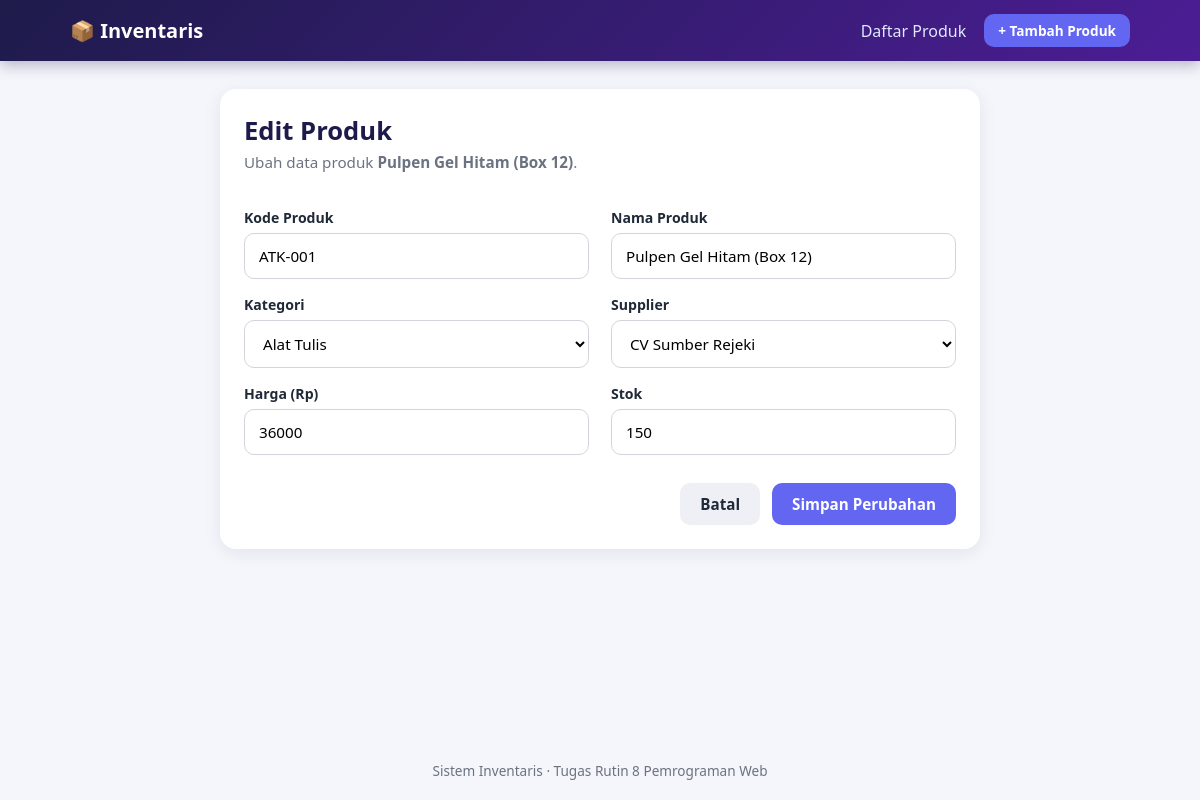
Page /edit.php?id=2 on the committed database.
### tables this page shows
CREATE TABLE produk (
    id          INT UNSIGNED AUTO_INCREMENT PRIMARY KEY,
    kode_produk VARCHAR(20)  NOT NULL UNIQUE,
    nama_produk VARCHAR(150) NOT NULL,
    kategori_id INT UNSIGNED NOT NULL,
    supplier_id INT UNSIGNED NOT NULL,
    harga       DECIMAL(12,0) NOT NULL,
    stok        INT UNSIGNED NOT NULL DEFAULT 0,
    created_at  TIMESTAMP NOT NULL DEFAULT CURRENT_TIMESTAMP,
    CONSTRAINT fk_produk_kategori FOREIGN KEY (kategori_id)
        REFERENCES kategori(id) ON UPDATE CASCADE ON DELETE RESTRICT,
    CONSTRAINT fk_produk_supplier FOREIGN KEY (supplier_id)
        REFERENCES supplier(id) ON UPDATE CASCADE ON DELETE RESTRICT
);

CREATE TABLE kategori (
    id            INT UNSIGNED AUTO_INCREMENT PRIMARY KEY,
    nama_kategori VARCHAR(100) NOT NULL UNIQUE,
    deskripsi     VARCHAR(255) NULL
);

CREATE TABLE supplier (
    id            INT UNSIGNED AUTO_INCREMENT PRIMARY KEY,
    nama_supplier VARCHAR(100) NOT NULL,
    telepon       VARCHAR(20)  NOT NULL,
    alamat        VARCHAR(255) NULL
);

### includes/functions.php (called while the page is built, shortened)
<?php
require_once __DIR__ . '/../config/database.php';
function db(): PDO
{
    return Database::getInstance()->getConnection();
}
function e($text): string
{
    return htmlspecialchars((string)$text, ENT_QUOTES, 'UTF-8');
}
function getKategoriList(): array
{
    $stmt = db()->prepare('SELECT id, nama_kategori FROM kategori ORDER BY nama_kategori ASC');
    $stmt->execute();
    return $stmt->fetchAll();
}
function getSupplierList(): array
{
    $stmt = db()->prepare('SELECT id, nama_supplier FROM supplier ORDER BY nama_supplier ASC');
    $stmt->execute();
    return $stmt->fetchAll();
}
function getProdukById(int $id): ?array
{
    $sql = 'SELECT p.*, k.nama_kategori, s.nama_supplier
            FROM produk p
            INNER JOIN kategori k ON p.kategori_id = k.id
            INNER JOIN supplier s ON p.supplier_id = s.id
            WHERE p.id = :id';
    $stmt = db()->prepare($sql);
    $stmt->execute([':id' => $id]);
    $row = $stmt->fetch();
    return $row ?: null;
}
function validateIdParam($value): ?int
{
    $id = filter_var($value, FILTER_VALIDATE_INT, ['options' => ['min_range' => 1]]);
    return $id === false ? null : $id;
}

### config/database.php (called while the page is built, shortened)
<?php
class Database
{
    private static ?Database $instance = null;
    private PDO $pdo;
    private function __construct()
    {
        $dsn = 'mysql:host=' . self::DB_HOST . ';dbname=' . self::DB_NAME . ';charset=utf8mb4';
        try {
            $this->pdo = new PDO($dsn, self::DB_USER, self::DB_PASS, [
                PDO::ATTR_ERRMODE            => PDO::ERRMODE_EXCEPTION,
                PDO::ATTR_DEFAULT_FETCH_MODE => PDO::FETCH_ASSOC,
                PDO::ATTR_EMULATE_PREPARES   => false,
            ]);
        } catch (PDOException $e) {
            error_log('Koneksi database gagal: ' . $e->getMessage());
            http_response_code(500);
            die('<h2 style="font-family:sans-serif">Koneksi database gagal</h2>'
              . '<p style="font-family:sans-serif">Pastikan MySQL sudah Start di XAMPP dan '
              . 'file <code>database/schema.sql</code> sudah diimport.</p>'
              . '<pre>' . htmlspecialchars($e->getMessage(), ENT_QUOTES, 'UTF-8') . '</pre>');
        }
    }
    public static function getInstance(): Database
    {
        if (self::$instance === null) {
            self::$instance = new Database();
        }
        return self::$instance;
    }
    public function getConnection(): PDO
    {
        return $this->pdo;
    }
}

### includes/form_produk.php (the view, shortened to what this page needs)
<form method="POST" action="<?= e($formAction) ?>" novalidate>
    <div class="form-grid">
        <div>
            <label for="kode_produk">Kode Produk</label>
            <input type="text" id="kode_produk" name="kode_produk"
                   value="<?= e($produk['kode_produk']) ?>" placeholder="Contoh: ELK-002" maxlength="20" required>
        </div>
        <div>
            <label for="nama_produk">Nama Produk</label>
            <input type="text" id="nama_produk" name="nama_produk"
                   value="<?= e($produk['nama_produk']) ?>" placeholder="Nama produk" maxlength="150" required>
        </div>
        <div>
            <label for="kategori_id">Kategori</label>
            <select id="kategori_id" name="kategori_id" required>
                <?php foreach ($kategoriList as $k): ?>
                    <option value="<?= e($k['id']) ?>"
                        <?= ((string)($produk['kategori_id'] ?? '') === (string)$k['id']) ? 'selected' : '' ?>>
                        <?= e($k['nama_kategori']) ?>
                    </option>
                <?php endforeach; ?>
            </select>
        </div>
        <div>
            <label for="supplier_id">Supplier</label>
            <select id="supplier_id" name="supplier_id" required>
                <?php foreach ($supplierList as $s): ?>
                    <option value="<?= e($s['id']) ?>"
                        <?= ((string)($produk['supplier_id'] ?? '') === (string)$s['id']) ? 'selected' : '' ?>>
                        <?= e($s['nama_supplier']) ?>
                    </option>
                <?php endforeach; ?>
            </select>
        </div>
        <div>
            <label for="harga">Harga (Rp)</label>
            <input type="number" id="harga" name="harga" min="1" step="1"
                   value="<?= e($produk['harga']) ?>" placeholder="Contoh: 150000" required>
        </div>
        <div>
            <label for="stok">Stok</label>
            <input type="number" id="stok" name="stok" min="0" step="1"
                   value="<?= e($produk['stok']) ?>" placeholder="Jumlah stok" required>
        </div>
    </div>
    <div class="form-actions">
        <a href="index.php" class="btn btn-light">Batal</a>
        <button type="submit" class="btn btn-primary"><?= e($submitLabel) ?></button>
    </div>
</form>

### edit.php (shortened to what this page needs)
<?php
require_once 'includes/functions.php';
$id = validateIdParam($_GET['id'] ?? null);
$produk = getProdukById($id);
$kategoriList = getKategoriList();
$supplierList = getSupplierList();
$formAction  = 'edit.php?id=' . $id;
$submitLabel = 'Simpan Perubahan';
include 'includes/header.php';
?>
<div class="card card-form">
    <h1>Edit Produk</h1>
    <p class="subtitle">Ubah data produk <strong><?= e($produk['nama_produk']) ?></strong>.</p>
    <?php include 'includes/form_produk.php'; ?>
</div>
<?php include 'includes/footer.php'; ?>

### assets/style.css (style rules this page uses)
* { box-sizing: border-box; margin: 0; padding: 0; }
:root { --primary: #6366f1; --primary-dark: #4f46e5; --dark: #1e1b4b; --text: #1f2937; --muted: #6b7280; --border: #e5e7eb; }
body { font-family: 'Segoe UI', system-ui, sans-serif; background: #f5f6fb; color: var(--text); min-height: 100vh; display: flex; flex-direction: column; }
h1 { font-size: 1.6rem; color: var(--dark); margin-bottom: 4px; }
.subtitle { color: var(--muted); margin-bottom: 20px; font-size: 0.95rem; }
.card { background: #fff; border-radius: 16px; padding: 24px; box-shadow: 0 4px 18px rgba(30, 27, 75, 0.08); }
.card-form { max-width: 760px; margin: 0 auto; }
.btn { display: inline-block; padding: 11px 20px; border: none; border-radius: 10px; font-size: 0.95rem; font-weight: 600; cursor: pointer; text-decoration: none; transition: background 0.2s, transform 0.1s; font-family: inherit; }
.btn-primary { background: var(--primary); color: #fff; }
.btn-light { background: #eef0f6; color: var(--text); }
.form-grid { display: grid; grid-template-columns: 1fr 1fr; gap: 0 22px; }
label { display: block; font-weight: 600; font-size: 0.88rem; margin: 16px 0 6px; }
input[type="text"], input[type="number"], select { width: 100%; padding: 12px 14px; border: 1.5px solid #d1d5db; border-radius: 10px; font-size: 0.95rem; font-family: inherit; background: #fff; transition: border-color 0.2s, box-shadow 0.2s; }
.form-actions { display: flex; justify-content: flex-end; gap: 12px; margin-top: 28px; }

### rows in the picture
produk: nama_produk "Pulpen Gel Hitam (Box 12)", kode_produk "ATK-001", kategori_id "Alat Tulis", supplier_id "CV Sumber Rejeki", harga "36000", stok "150"

### other values in the picture
$submitLabel "Simpan Perubahan"
